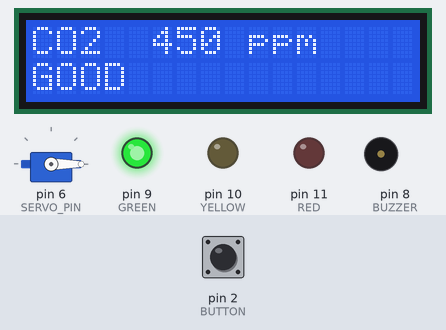
Bench run of a sketch on a simulated Arduino Uno, built with avr-gcc and run on an emulated ATmega328P. Shown: servo, 16×2 character LCD, output pins drawn as LEDs (lit = HIGH), buzzer (waves = sounding, pin HIGH). Inputs (shaded band) come from the test bench; at power-on: pin 2 (BUTTON) HIGH. What the sketch prints to the serial monitor is not drawn.

Above: at 1.2 s.
1.3 s: pin 2 (BUTTON) pulled LOW for 0.15 s
At 4.66 s:
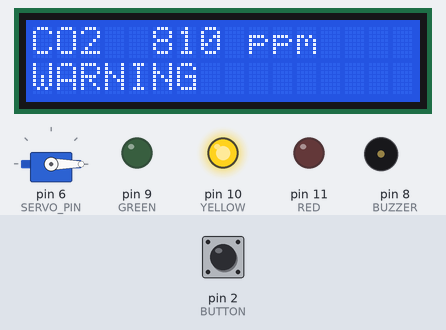
At 6.88 s:
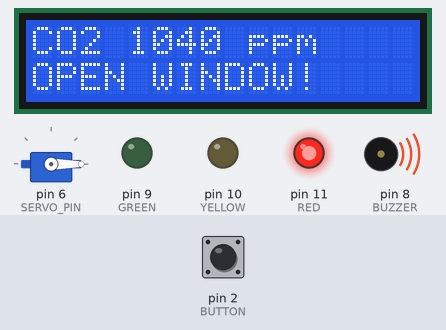
Timing chart, 0 to 15.0 s (numbered marks = the images above; inputs shaded):
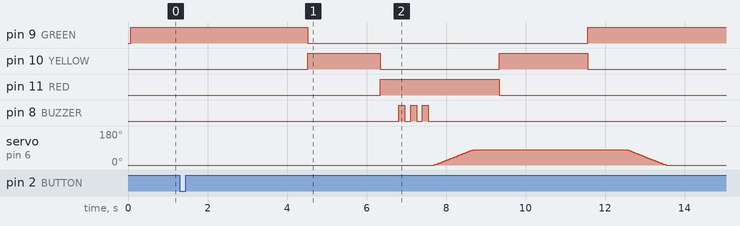

Measured:
- after the input at 1.3 s, pin 9 (GREEN): HIGH → LOW after 3.2 s, → HIGH 7.0 s later; pin 10 (YELLOW): LOW → HIGH after 3.2 s, → LOW 1.8 s later, → HIGH 3.0 s later, → LOW 2.2 s later

The sketch:

model_house.ino
```cpp
// 교실 환기 모형집 - 우드락 1호 (+ QAPASS 1602 전광판)
// 버튼을 누르면: CO2가 오르는 상황 재생 → 신호등 → 부저 → 창문 열림 → 회복 → 창문 닫힘
// 라즈베리파이가 USB로 진짜 CO2 숫자를 보내 주면 그 숫자대로도 움직여요 (예: "1023" + 줄바꿈)

#include <Servo.h>          // 서보 모터를 쉽게 움직이게 해 주는 기본 도구
#include <Wire.h>           // 전광판과 선 2개로 대화하는 도구
#include <LiquidCrystal_I2C.h>  // QAPASS 1602 전광판 도구

const int GREEN = 9;        // 초록 LED 핀
const int YELLOW = 10;      // 노랑 LED 핀
const int RED = 11;         // 빨강 LED 핀
const int BUTTON = 2;       // 시연 버튼 핀
const int BUZZER = 8;       // 부저 핀 (없으면 그냥 둬도 돼요)
const int SERVO_PIN = 6;    // 서보 모터 신호선 핀

const int CLOSED = 0;       // 창문 닫힘 각도
const int OPENED = 80;      // 창문 열림 각도 (모형에 맞게 바꿔도 돼요)

Servo windowServo;          // 창문 서보
LiquidCrystal_I2C lcd(0x27, 16, 2);  // 전광판 (안 나오면 0x3F 로)
int co2 = 450;              // 지금 CO2 값 (처음엔 깨끗한 공기)
int angle = CLOSED;         // 창문이 지금 몇 도인지 기억

// 신호등 켜기: 1이면 켜고 0이면 끔
void light(int g, int y, int r) {
  digitalWrite(GREEN, g);
  digitalWrite(YELLOW, y);
  digitalWrite(RED, r);
}

// 전광판에 숫자와 상태 쓰기
//  1줄: CO2  1023 ppm
//  2줄: GOOD / WARNING / OPEN WINDOW!
void showLcd(int v) {
  lcd.setCursor(0, 0);
  lcd.print("CO2 ");
  if (v < 1000) lcd.print(" ");   // 자리 맞추기
  lcd.print(v);
  lcd.print(" ppm    ");
  lcd.setCursor(0, 1);
  if (v >= 1000)      lcd.print("OPEN WINDOW!    ");
  else if (v >= 800)  lcd.print("WARNING         ");
  else                lcd.print("GOOD            ");
}

// CO2 숫자에 맞는 불 켜기 (800 미만 초록, 1000 미만 노랑, 그 이상 빨강) + 전광판
void showLevel(int v) {
  if (v >= 1000)      light(0, 0, 1);
  else if (v >= 800)  light(0, 1, 0);
  else                light(1, 0, 0);
  showLcd(v);
}

// 창문을 천천히 움직이기 (한 번에 확 돌면 모형이 흔들려요)
void moveWindow(int target) {
  while (angle != target) {
    angle += (target > angle) ? 1 : -1;
    windowServo.write(angle);
    delay(12);
  }
}

// 부저 n번 울리기
void beep(int n) {
  for (int i = 0; i < n; i++) {
    digitalWrite(BUZZER, HIGH); delay(150);
    digitalWrite(BUZZER, LOW);  delay(150);
  }
}

// 시연: 공기가 탁해졌다가 환기로 회복되는 과정
void demo() {
  Serial.println("DEMO START");
  for (co2 = 450; co2 < 1050; co2 += 10) {   // 약 4초 동안 450 → 1050
    showLevel(co2);
    Serial.println(co2);
    delay(60);
  }
  beep(3);                                    // 빨간불 되면 삐삐삐
  moveWindow(OPENED);                         // 창문 열기
  for (; co2 > 700; co2 -= 10) {              // 환기되면서 숫자 내려감
    showLevel(co2);
    Serial.println(co2);
    delay(80);
  }
  moveWindow(CLOSED);                         // 초록불 되면 창문 닫기
  showLevel(co2);
  Serial.println("DEMO END");
}

void setup() {
  pinMode(GREEN, OUTPUT);
  pinMode(YELLOW, OUTPUT);
  pinMode(RED, OUTPUT);
  pinMode(BUZZER, OUTPUT);
  pinMode(BUTTON, INPUT_PULLUP);  // 버튼 안 누르면 HIGH, 누르면 LOW (저항 없이 OK)
  windowServo.attach(SERVO_PIN);
  windowServo.write(CLOSED);
  Serial.begin(9600);             // 라즈베리파이·컴퓨터와 대화하는 속도
  Serial.setTimeout(200);
  lcd.init();                     // 전광판 깨우기
  lcd.backlight();                // 전광판 불 켜기
  showLevel(co2);
}

void loop() {
  // 1) 시연 버튼
  if (digitalRead(BUTTON) == LOW) {
    delay(30);                                // 버튼 떨림 무시
    if (digitalRead(BUTTON) == LOW) {
      demo();
      while (digitalRead(BUTTON) == LOW) {}   // 손 뗄 때까지 기다리기
    }
  }

  // 2) 라즈베리파이가 보내는 진짜 CO2 숫자
  if (Serial.available()) {
    int v = Serial.parseInt();
    if (v > 0) {
      co2 = v;
      showLevel(co2);
      if (co2 >= 1000)     moveWindow(OPENED);
      else if (co2 < 800)  moveWindow(CLOSED);   // 800~999는 그대로 두기
    }
  }
}
```
